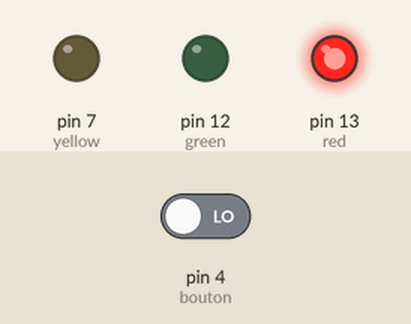
This program was run on a simulated Arduino Uno, built with avr-gcc and run on an emulated ATmega328P. On the bench: output pins drawn as LEDs (lit = HIGH). The inputs (shaded band) are chosen by the test bench; at power-on: pin 4 (bouton) LOW.

Above: at 1.2 s.
1.3 s: pin 4 (bouton) driven HIGH
At 1.7 s:
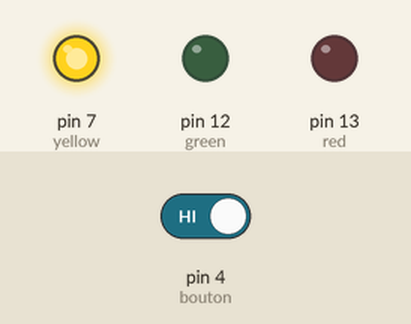
At 4.5 s:
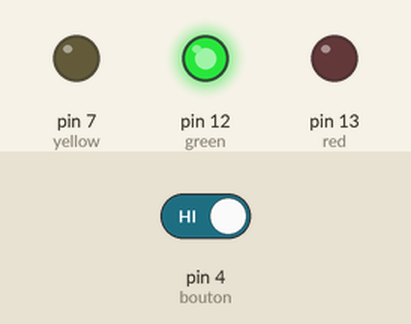
Timing chart, 0 to 6.0 s (numbered marks = the images above; inputs shaded):
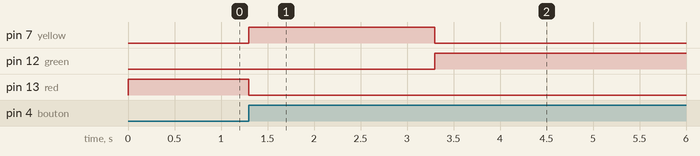

Measured:
- after the input at 1.3 s, pin 7 (yellow): LOW → HIGH at once, → LOW 2.0 s later; pin 12 (green): LOW → HIGH after 2.0 s; pin 13 (red): HIGH → LOW at once

The program:

main.cpp
```cpp
#include <Arduino.h>

// /*
//    Code 11 - Edurobot.ch, destiné à l'Arduino
//    Reproduit le principe du feu rouge
// */

const int bouton = 4; // la broche 4 devient bouton
const int green = 12; // la broche 12 devient green
const int red = 13;   // la broche 13 devient red
const int yellow = 7; // la broche 7 devient yellow

bool boutonEtat = LOW;        // Variable pour stocker l'état du bouton
bool etat = LOW;              // Variable pour stocker l'état ON/OFF
bool dernierBoutonEtat = LOW; // Variable pour stocker le dernier état du bouton

void setup()
{
  pinMode(bouton, INPUT);  // Initialise le bouton comme entrée
  pinMode(green, OUTPUT);  // Initialise la green comme sortie
  pinMode(red, OUTPUT);    // Initialise la red comme sortie
  pinMode(yellow, OUTPUT); // Initialise la yellow comme sortie
  digitalWrite(red, HIGH); // La red est allumée par défaut
  digitalWrite(yellow, LOW);
  digitalWrite(green, LOW);
  Serial.begin(9600); // Ouvre le port série à 9600 bauds
}

void loop()
{
  boutonEtat = digitalRead(bouton); // On mémorise l'état du bouton

  if (boutonEtat == HIGH && dernierBoutonEtat == LOW) // Si le bouton est pressé
  {
    etat = !etat; // Change l'état ON/OFF
    if (etat == HIGH)
    {
      digitalWrite(yellow, HIGH); // Allume la yellow
      digitalWrite(red, LOW);
      delay(2000);               // Attend 2 secondes
      digitalWrite(yellow, LOW); // Éteint la yellow
    }
    else
    {
      digitalWrite(yellow, HIGH); // Allume la yellow
      digitalWrite(green, LOW);
      delay(2000);               // Attend 2 secondes
      digitalWrite(yellow, LOW); // Éteint la yellow
    }
  }

  dernierBoutonEtat = boutonEtat; // Mémorise l'état du bouton

  if (etat == HIGH) // Si l'état est ON
  {
    digitalWrite(red, LOW); // la red s'éteint

    digitalWrite(green, HIGH); // la green est allumée
  }
  else // Si l'état est OFF
  {
    digitalWrite(green, LOW);
    digitalWrite(red, HIGH);
  }
}
```
